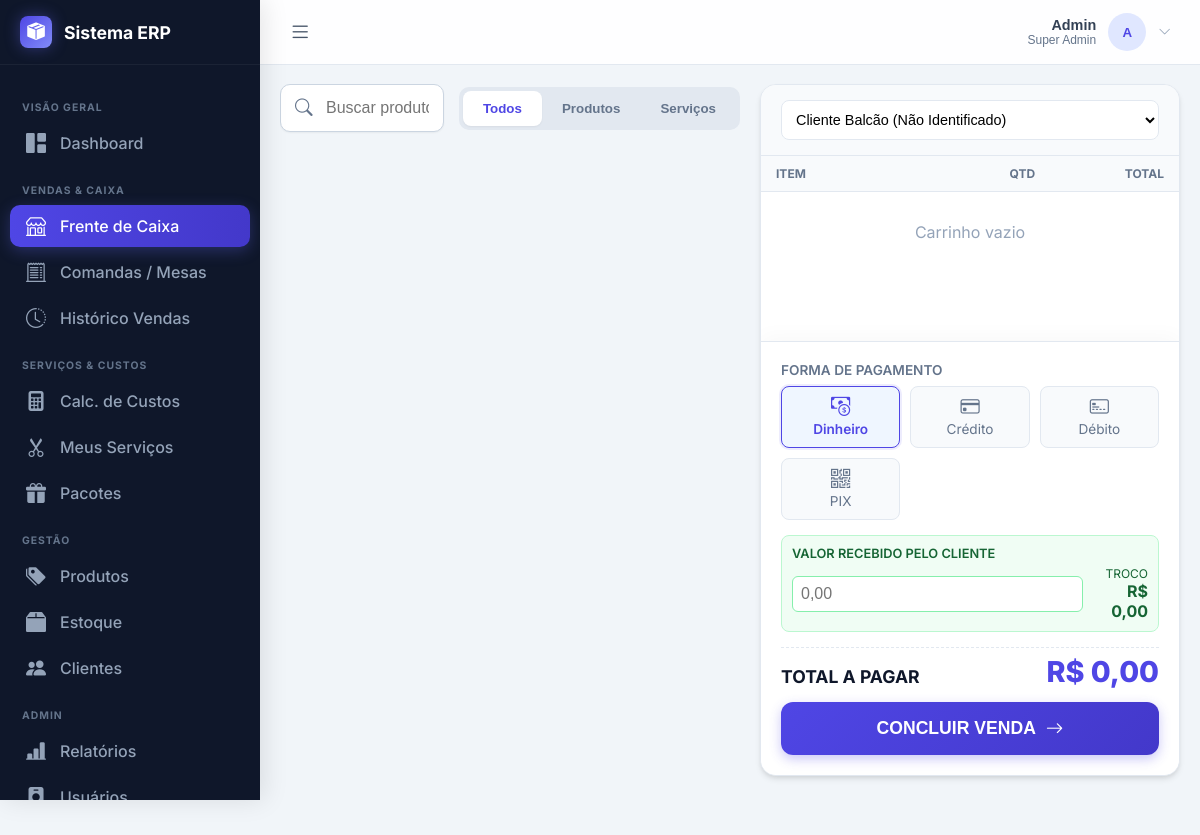
The app's page /pages/pdv/pdv.php (signed in), older data.
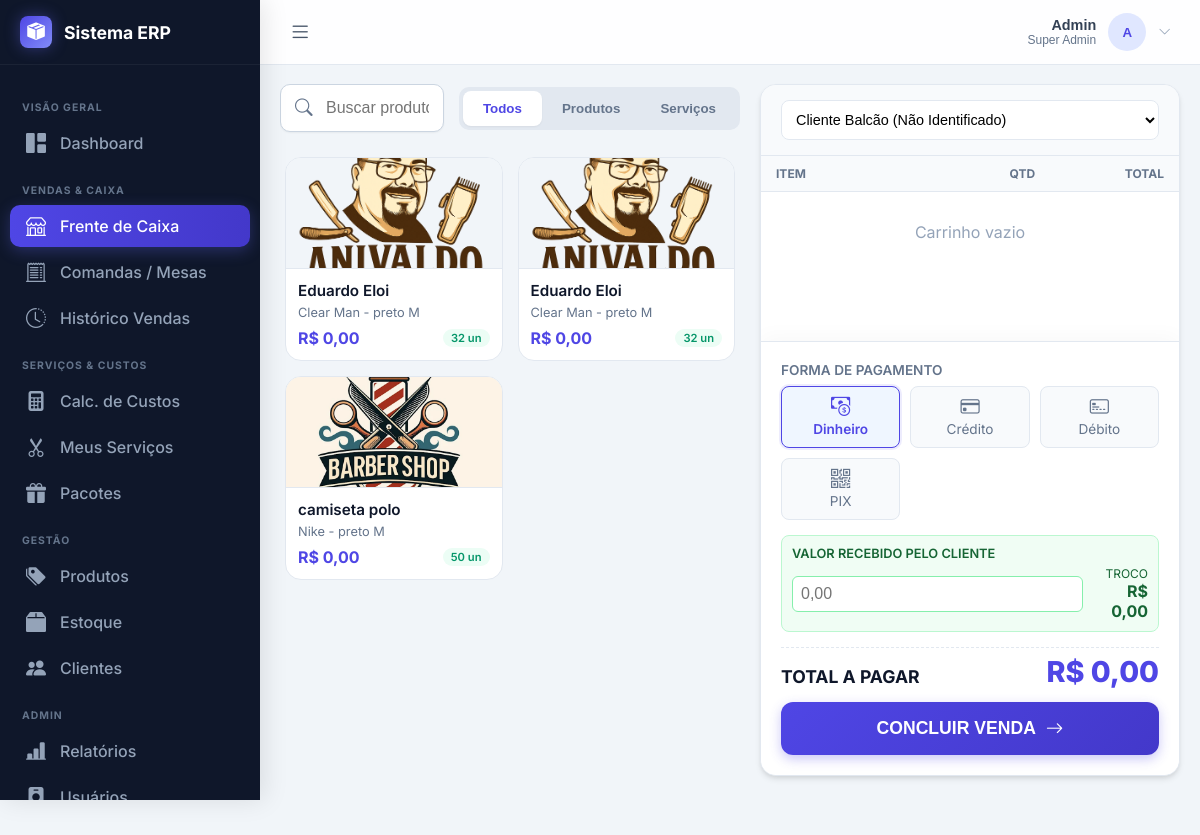
The same page, newer data.
### tables this page shows
CREATE TABLE produtos_variacoes (
    id INTEGER PRIMARY KEY AUTOINCREMENT,
    produto_id INTEGER,
    cor TEXT,
    tamanho TEXT,
    peso REAL,
    estoque INTEGER DEFAULT 0, preco REAL DEFAULT 0, owner_id INTEGER NOT NULL DEFAULT 1, preco_venda REAL DEFAULT 0, preco_custo REAL DEFAULT 0,
    FOREIGN KEY(produto_id) REFERENCES produtos(id) ON DELETE CASCADE
);

CREATE TABLE produtos (
    id INTEGER PRIMARY KEY AUTOINCREMENT,
    nome TEXT NOT NULL,
    marca TEXT,
    modelo TEXT,
    descricao TEXT,
    tipo_produto TEXT,
    codigo_barras TEXT,
    estoque_minimo INTEGER DEFAULT 5,
    tem_validade INTEGER DEFAULT 0, -- 0: Não, 1: Sim
    data_validade DATE,
    ativo INTEGER DEFAULT 1,
    auto_desativar INTEGER DEFAULT 0, -- Se estoque acabar, desativa
    imagem_capa TEXT,
    data_cadastro DATETIME DEFAULT CURRENT_TIMESTAMP
, owner_id INTEGER NOT NULL DEFAULT 1, preco REAL DEFAULT 0, desconto REAL DEFAULT 0, preco_venda REAL DEFAULT 0, preco_custo REAL DEFAULT 0);

### pages/pdv/pdv.php (the view, shortened to what the rows shown need)
<?php
require_once '../../includes/banco-dados/db.php';
include_once '../../includes/menu.php';
$pdo->exec("CREATE TABLE IF NOT EXISTS vendas (
    id INTEGER PRIMARY KEY AUTOINCREMENT,
    data_venda DATETIME DEFAULT CURRENT_TIMESTAMP,
    cliente_id INTEGER,
    nome_cliente TEXT,
    cpf_cliente TEXT,
    valor_total REAL,
    forma_pagamento TEXT,
    valor_recebido REAL,
    troco REAL,
    observacoes TEXT
)");
$pdo->exec("CREATE TABLE IF NOT EXISTS vendas_itens (
    id INTEGER PRIMARY KEY AUTOINCREMENT,
    venda_id INTEGER,
    produto_id INTEGER,
    variacao_id INTEGER,
    nome_produto TEXT,
    cor TEXT,
    tamanho TEXT,
    quantidade INTEGER,
    preco_unit REAL,
    subtotal REAL,
    FOREIGN KEY(venda_id) REFERENCES vendas(id) ON DELETE CASCADE
)");
$sqlProd = "SELECT p.id, p.nome, p.marca, p.imagem_capa, p.preco_venda as preco,
            v.id as var_id, v.cor, v.tamanho, v.estoque, v.preco_venda as var_preco
            FROM produtos p
            LEFT JOIN produtos_variacoes v ON v.produto_id = p.id
            WHERE p.ativo = 1
            ORDER BY p.nome";
$produtos = $pdo->query($sqlProd)->fetchAll(PDO::FETCH_ASSOC);
?>
<!DOCTYPE html>
<html lang="pt-br">
<head>
    <link rel="stylesheet" href="https://cdn.jsdelivr.net/npm/bootstrap-icons@1.11.3/font/bootstrap-icons.min.css">
</head>
<body>
<main class="pdv-wrapper">
    <section class="catalog-panel">
        <div class="items-grid" id="gridItens">
            <?php foreach($produtos as $p):
                $img = !empty($p['imagem_capa']) ? '../../assets/uploads/produtos/'.$p['imagem_capa'] : 'https://via.placeholder.com/200x120?text=IMG';
                $precoShow = !empty($p['var_preco']) ? $p['var_preco'] : $p['preco'];
                $searchData = strtolower($p['nome'].' '.$p['marca'].' '.$p['cor'].' '.$p['tamanho']);
            ?>
            <div class="item-card" data-tipo="produto" data-search="<?php echo $searchData; ?>"
                 onclick="addItem({
                     id: '<?php echo $p['id']; ?>',
                     varId: '<?php echo $p['var_id']; ?>',
                     nome: '<?php echo addslashes($p['nome']); ?>',
                     meta: '<?php echo addslashes($p['cor'].' '.$p['tamanho']); ?>',
                     preco: <?php echo $precoShow ?: 0; ?>,
                     estoque: <?php echo $p['estoque']; ?>,
                     tipo: 'produto'
                 })">
                <img src="<?php echo $img; ?>" class="card-img">
                <div class="card-body">
                    <div class="card-title"><?php echo htmlspecialchars($p['nome']); ?></div>
                    <div class="card-sub"><?php echo htmlspecialchars($p['marca'].' - '.$p['cor'].' '.$p['tamanho']); ?></div>
                    <div class="card-footer">
                        <span class="price-tag">R$ <?php echo number_format($precoShow, 2, ',', '.'); ?></span>
                        <span class="stock-badge"><?php echo $p['estoque']; ?> un</span>
                    </div>
                </div>
            </div>
            <?php endforeach; ?>
        </div>
    </section>
    <form class="cart-panel" method="POST" id="formVenda" onsubmit="return validarVenda()">
        <div class="cart-items-container">
            <table class="cart-table">
                <thead>
                    <tr>
                        <th style="width: 50%;">Item</th>
                        <th style="width: 25%; text-align: center;">Qtd</th>
                        <th style="width: 25%; text-align: right;">Total</th>
                    </tr>
                </thead>
            </table>
        </div>
    </form>
</main>
</body>
</html>

Row changes from the older to the newer data that the page shows:
added produtos_variacoes: produto.imagem_capa (picture), produto.nome "Eduardo Eloi", produto+cor+tamanho "Clear Man - preto M", preco_venda.preco_venda "0,00", estoque "32"
added produtos_variacoes: produto.imagem_capa (picture), produto.nome "Eduardo Eloi", produto+cor+tamanho "Clear Man - preto M", preco_venda.preco_venda "0,00", estoque "32"
added produtos_variacoes: produto.imagem_capa (picture), produto.nome "camiseta polo", produto+cor+tamanho "Nike - preto M", preco_venda.preco_venda "0,00", estoque "50"
